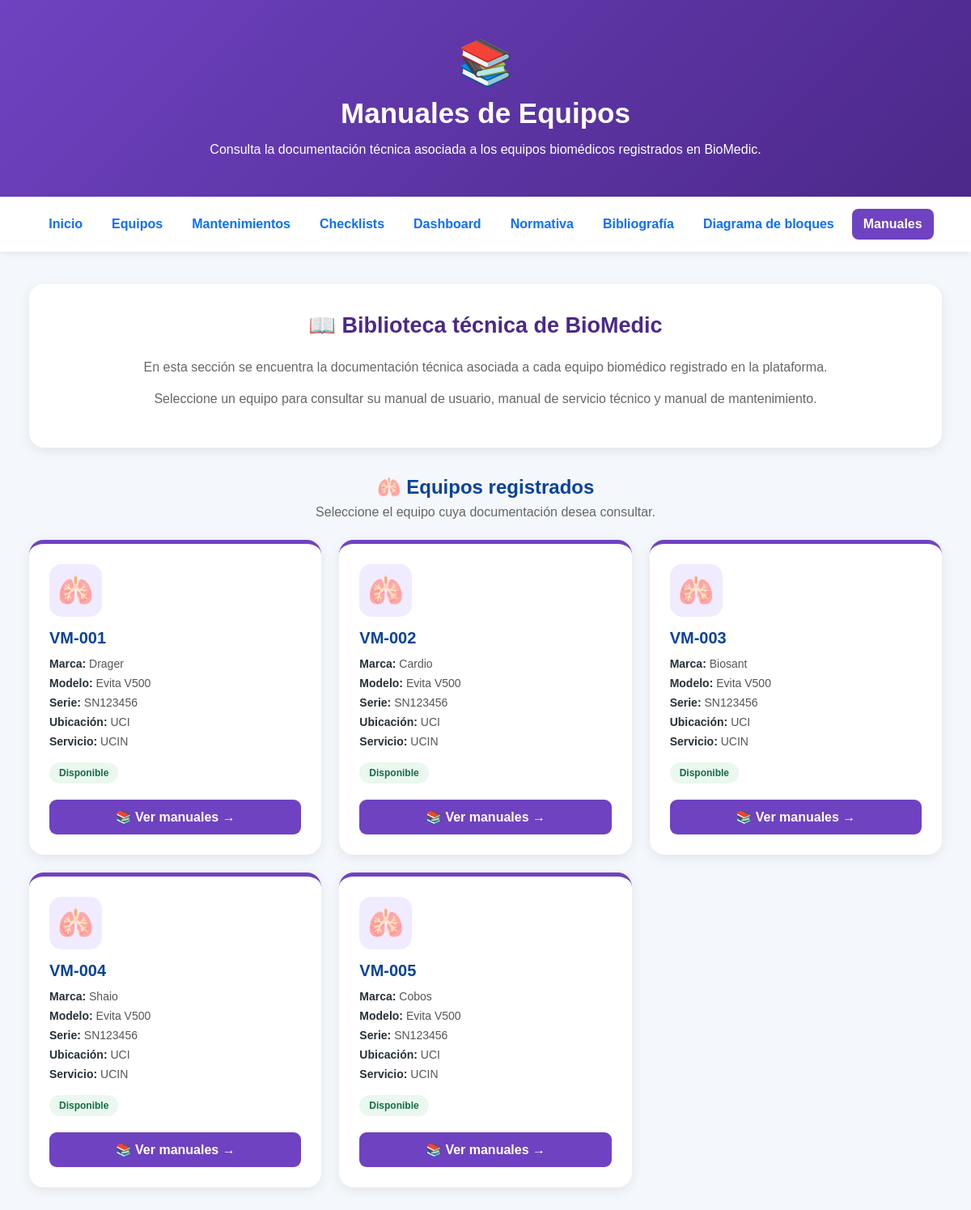
The page /manuales on the database as committed earlier.
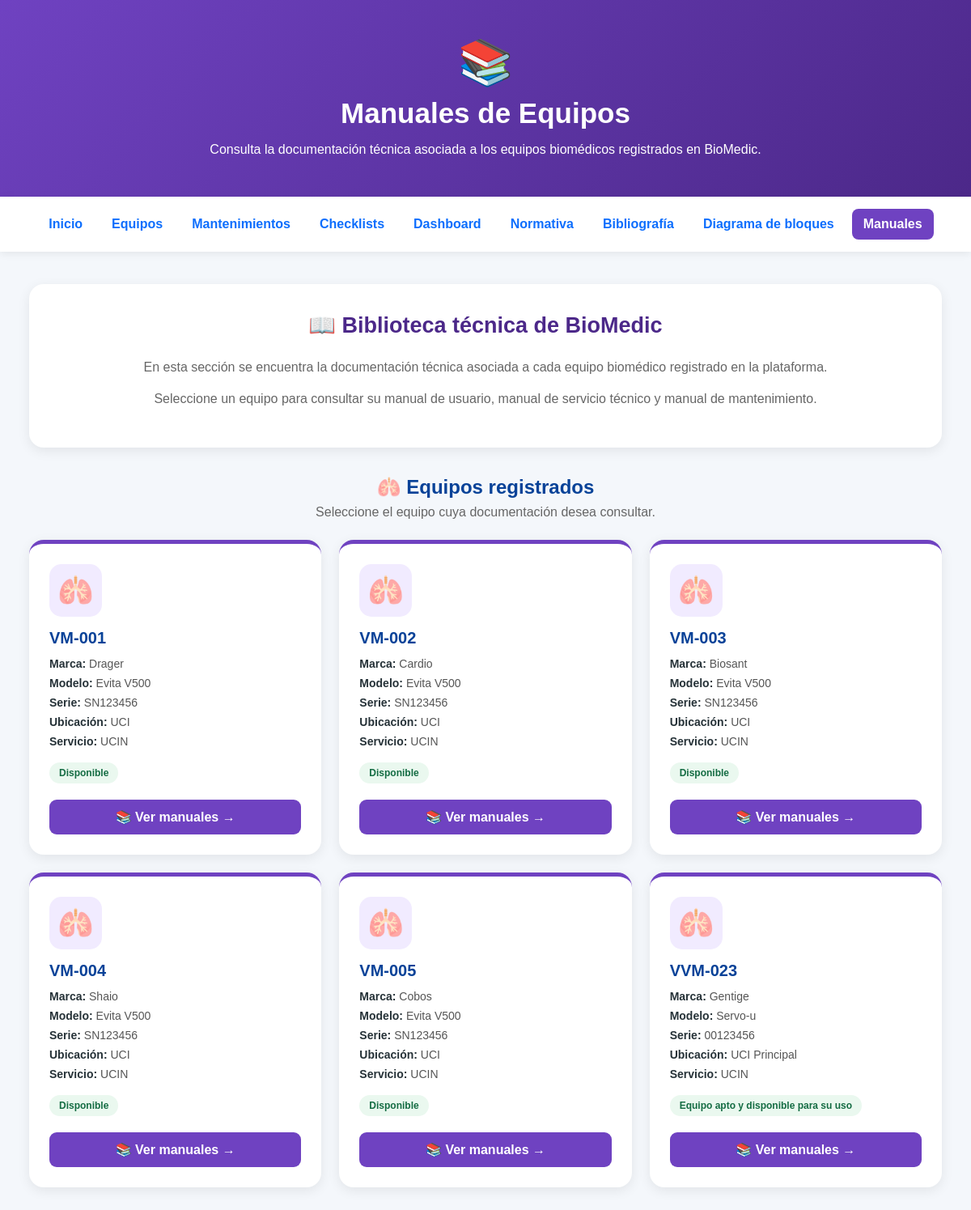
The same page on the database as committed later.
### tables this page shows
CREATE TABLE equipos (
            id INTEGER PRIMARY KEY AUTOINCREMENT,
            codigo TEXT NOT NULL,
            marca TEXT NOT NULL,
            modelo TEXT NOT NULL,
            serie TEXT NOT NULL,
            ubicacion TEXT NOT NULL,
            servicio TEXT NOT NULL,
            estado TEXT NOT NULL,
            fecha TEXT,
            observaciones TEXT
        );

### app.py (the view)
@app.route("/manuales")
def manuales():
    conexion = conectar_bd()
    equipos_registrados = conexion.execute("""
        SELECT
            id,
            codigo,
            marca,
            modelo,
            serie,
            ubicacion,
            servicio,
            estado
        FROM equipos
        ORDER BY codigo ASC
    """).fetchall()
    conexion.close()
    return render_template(
        "manuales.html",
        equipos=equipos_registrados
    )

### app.py (called while the page is built)
@app.after_request
def forzar_utf8(response):
    if response.content_type.startswith("text/html"):
        response.headers["Content-Type"] = "text/html; charset=utf-8"
    return response

def conectar_bd():
    conexion = sqlite3.connect(DATABASE)
    conexion.row_factory = sqlite3.Row
    return conexion

### templates/manuales.html (shortened to what this page needs)
<!DOCTYPE html>
<html lang="es">
<head>
</head>
<body>
<header>
    <div class="icono">&#x1F4DA;</div>
    <h1>Manuales de Equipos</h1>
    <p>Consulta la documentaci&oacute;n t&eacute;cnica asociada a los equipos biom&eacute;dicos registrados en BioMedic.</p>
</header>
<nav>
    <a href="/">Inicio</a>
    <a href="/equipos">Equipos</a>
    <a href="/mantenimientos">Mantenimientos</a>
    <a href="/checklist">Checklists</a>
    <a href="/dashboard">Dashboard</a>
    <a href="/normativa">Normativa</a>
    <a href="/bibliografia">Bibliograf&iacute;a</a>
    <a href="/diagrama-bloques">Diagrama de bloques</a>
    <a href="/manuales" class="activo">Manuales</a>
</nav>
<main class="contenedor">
    <section class="introduccion">
        <h2>&#x1F4D6; Biblioteca t&eacute;cnica de BioMedic</h2>
        <p>En esta secci&oacute;n se encuentra la documentaci&oacute;n t&eacute;cnica asociada a cada equipo biom&eacute;dico registrado en la plataforma.</p>
        <p>Seleccione un equipo para consultar su manual de usuario, manual de servicio t&eacute;cnico y manual de mantenimiento.</p>
    </section>
    <section class="titulo-equipos">
        <h2>&#x1FAC1; Equipos registrados</h2>
        <p>Seleccione el equipo cuya documentaci&oacute;n desea consultar.</p>
    </section>
    {% if equipos %}
    <div class="equipos-grid">
        {% for equipo in equipos %}
        <div class="equipo-card">
            <div class="equipo-icono">&#x1FAC1;</div>
            <h3>{{ equipo["codigo"] }}</h3>
            <div class="dato"><strong>Marca:</strong> {{ equipo["marca"] }}</div>
            <div class="dato"><strong>Modelo:</strong> {{ equipo["modelo"] }}</div>
            <div class="dato"><strong>Serie:</strong> {{ equipo["serie"] }}</div>
            <div class="dato"><strong>Ubicaci&oacute;n:</strong> {{ equipo["ubicacion"] }}</div>
            <div class="dato"><strong>Servicio:</strong> {{ equipo["servicio"] }}</div>
            <span class="estado">{{ equipo["estado"] }}</span>
            <a href="/manuales/{{ equipo['id'] }}" class="boton">&#x1F4DA; Ver manuales &rarr;</a>
        </div>
        {% endfor %}
    </div>
    {% endif %}
</main>
</body>
</html>

Rows that differ between the two databases and show on the page:
added equipos: codigo "VVM-023", marca "Gentige", modelo "Servo-u", serie "00123456", ubicacion "UCI Principal", servicio "UCIN", estado "Equipo apto y disponible para su uso"
